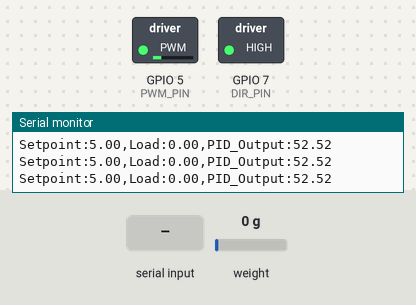
Simulated run of this program. Board: ESP32-S3. Shown: switched loads named in the program (green lamp = pin HIGH), the last lines printed to the serial monitor. The inputs (shaded band) are chosen by the test bench; at power-on: weight on the scale 0 g. Pins used as bus, display or sensor lines are not drawn.

Above: at 2.2 s.
2.3 s: weight on the scale set to 4268 g
At 2.47 s:
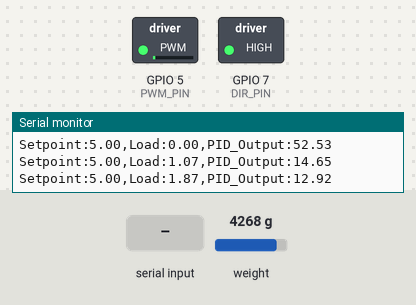
5.3 s: weight on the scale set to 4367 g
7.2 s: "ki 90\n" received over Serial
At 7.4 s:
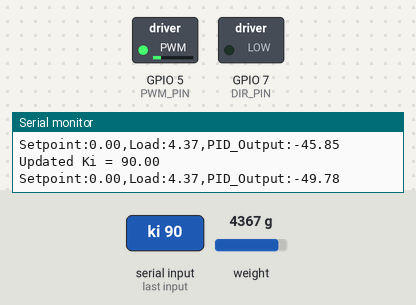
10.2 s: weight on the scale set to 100 g
13.2 s: "kp 90\n" received over Serial
At 14.4 s:
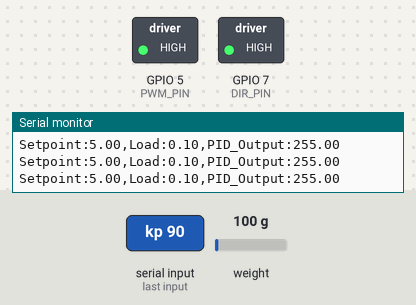
14.9 s: "end\n" received over Serial
At 15.26 s:
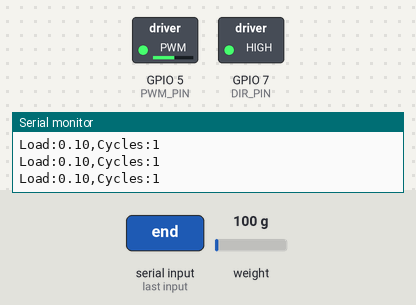
Timing chart, 0 to 18.9 s (numbered marks = the images above; inputs shaded):
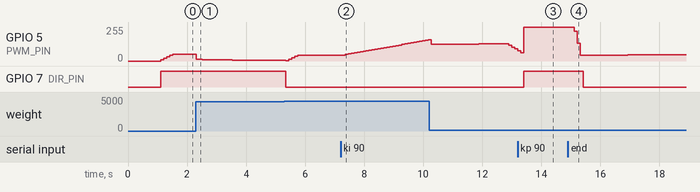

The program:

main.cpp
```cpp
/*
 *
 *  AS69RC TowMaster TC -- Clutch Test Actuator Firmware
 *  BD Diesel
 *  Alex Perman, 2025
 *
 */


// Include Libraries
#include <Arduino.h>
//#include <LinearActuator.h>           //I'll do it myself LMAO
#include <HX711.h>
#include <PID_v1.h>

// Definitions
int TARGET_LOAD = 5;                     // SET THIS AS YOUR TARGET LOAD
float loadTol = 0.3;

#define DIR_PIN 7                       // DIRECTION PIN ON MCU
#define PWM_PIN 5                       // PWM DRIVE PIN ON MCU
#define FEEDBACK_PIN 6                  // POT FEEDBACK PIN
#define SLEEP_PIN 4                     // MOTOR DRIVER SLEEP PIN

#define LOADCELL_DOUT_PIN 8             // LOAD CELL DOUT PIN ON MCU
#define LOADCELL_SCK_PIN 3              // LOAD CELL CLOCK PIN ON MCU

// Load Cell Calibration
bool scaleCal = 0;                      // Set to TRUE for calibration program.
float calibration_factor = 14750;       // Adjusted for the load cell in question.
float units;
float pounds;

// PID Vars
double Setpoint, Input, Output;
double Kp=10.5, Ki=0.05, Kd=0.25;          // SET KP KI KD VALUES HERE

double rampedSetpoint = Setpoint;       // use this instead of jumping Setpoint directly -- avoid current spikes!
double SETPOINT_STEP = 1;              // units per ramp interval
const unsigned long SETPOINT_RAMP_MS = 50; // interval to apply step
unsigned long lastRampMs = 0;

PID myPID(&Input, &Output, &rampedSetpoint, Kp, Ki, Kd, DIRECT);

// Create Actuator Instance
//LinearActuator actuator(EXTEND_PIN, RETRACT_PIN, FEEDBACK_PIN);
HX711 loadCell;
bool actTest = 0;                       // Set to TRUE for actuator steady state testing / driver troubleshooting (see actTestLoop() fcn)

// Timing
const int maxPWMForward = 255;          // Set forward PWM limit
const int maxPWMReverse = 255;          // Set reverse PWM limit
bool holdFlag = false;
bool forwardFlag = false;
unsigned long holdStart = 0;
unsigned long holdDuration = 2000;      // hold for Xe-3 seconds
bool loading = true;
int cycleCount = 0;
bool endFlag = 0;
static unsigned long lastPID = 0;
static float inputEMA = 0;


void scaleCalSetup() {
    Serial.println("HX711 calibration sketch");
    Serial.println("Remove all weight from scale");
    Serial.println("After readings begin, place known weight on scale");
    Serial.println("Press + or a to increase calibration factor");
    Serial.println("Press - or z to decrease calibration factor");

    loadCell.set_scale();
    loadCell.tare();                    //Reset the scale to 0

    long zero_factor = loadCell.read_average(); //Get a baseline reading
    Serial.print("Zero factor: "); //This can be used to remove the need to tare the scale. Useful in permanent scale projects.
    Serial.println(zero_factor);
}

void scaleCalLoop() {
    loadCell.set_scale(calibration_factor); //Adjust to this calibration factor

    Serial.print("Reading: ");
    units = loadCell.get_units(), 10;
    if (units < 0)
    {
        units = 0.00;
    }
    pounds = units * 2.20462;
    Serial.print(pounds);
    Serial.print(" lbs");
    Serial.print(" calibration_factor: ");
    Serial.print(calibration_factor);
    Serial.println();

    if(Serial.available())
    {
        char temp = Serial.read();
        if(temp == '+' || temp == 'a')
        calibration_factor += 1;
        else if(temp == '-' || temp == 'z')
        calibration_factor -= 1;
    }
}

void actTestLoop() {
    Serial.println("EXTEND");
    digitalWrite(DIR_PIN, HIGH); //actuator.extend();
    analogWrite(PWM_PIN, 220);
    delay(4000);
    Serial.println("Wait");
    digitalWrite(DIR_PIN, HIGH);
    analogWrite(PWM_PIN, 0);
    delay(4000);
    Serial.println("Retract");
    digitalWrite(DIR_PIN, LOW);
    analogWrite(PWM_PIN, 220);
    delay(4000);
    Serial.println("Wait");
    digitalWrite(DIR_PIN, HIGH);
    analogWrite(PWM_PIN, 0);
    delay(4000);
}

void rampSetpointTo(double target) {
    if (millis() - lastRampMs < SETPOINT_RAMP_MS) return;
    lastRampMs = millis();
    if (abs(rampedSetpoint - target) <= SETPOINT_STEP) {
        rampedSetpoint = target;
    } else if (rampedSetpoint < target) {
        rampedSetpoint += SETPOINT_STEP;
    } else {
        rampedSetpoint -= SETPOINT_STEP;
    }
}

/********* Serial Interface **************/
String serialCmd;

void parseCommand(String cmd) {
    cmd.toLowerCase();
    if (cmd.startsWith("kp ")) {
        Kp = cmd.substring(3).toFloat();
        myPID.SetTunings(Kp, Ki, Kd);
        Serial.print("Updated Kp = "); Serial.println(Kp);
    }
    else if (cmd.startsWith("ki ")) {
        Ki = cmd.substring(3).toFloat();
        myPID.SetTunings(Kp, Ki, Kd);
        Serial.print("Updated Ki = "); Serial.println(Ki);
    }
    else if (cmd.startsWith("kd ")) {
        Kd = cmd.substring(3).toFloat();
        myPID.SetTunings(Kp, Ki, Kd);
        Serial.print("Updated Kd = "); Serial.println(Kd);
    }
    else if (cmd.startsWith("load ")) {
        TARGET_LOAD = cmd.substring(5).toFloat();
        Serial.print("Updated target load = "); Serial.println(Setpoint);
    }
    else if (cmd.startsWith("tol ")) {
        loadTol = cmd.substring(4).toFloat();
        Serial.print("Updated load tol = "); Serial.println(loadTol);
    }
    else if (cmd.startsWith("step ")) {
        SETPOINT_STEP = cmd.substring(5).toFloat();
        Serial.print("Updated ramp step = "); Serial.println(SETPOINT_STEP);
    }
    else if (cmd.startsWith("end")) {                   // End Test -- Display cycle count & goto 0lbs.
        Setpoint = 0;
        endFlag = 1;
    }
    else if (cmd == "status") {
        Serial.print("Kp="); Serial.print(Kp);
        Serial.print(" Ki="); Serial.print(Ki);
        Serial.print(" Kd="); Serial.print(Kd);
        Serial.print(" Setpoint="); Serial.println(Setpoint);
    }
    else {
        Serial.print("Unknown command: ");
        Serial.println(cmd);
    }
}

void checkSerialCommands() {
    while (Serial.available()) {
        char c = Serial.read();

        if (c == '\n') {  // end of command
            serialCmd.trim();

            if (serialCmd.length() > 0) {
                parseCommand(serialCmd);
            }
            serialCmd = "";  // reset
        } else {
            serialCmd += c;
        }
    }
}
/****************************************************************************/

void mainLoop() {
    if (millis() - lastPID >= 10) {     // 100Hz to agree with PID
        lastPID = millis();
        // Set desired load to 500 lbs, PID to actuator
        // HOLD for X seconds
        // Set desired load to 0 lbs, PID to actuator
        // HOLD for Y seconds

        // Read LoadCell once per cycle & smooth
        float raw = loadCell.get_units();         // avoid get_units(N) big averages
        const float alpha = 0.25;                 // 0..1; higher = less lag
        inputEMA = alpha*raw + (1-alpha)*inputEMA;
        Input = inputEMA;

        rampSetpointTo(Setpoint);
        myPID.Compute();

        //float ctrl = Setpoint - Input;

        if (endFlag == false) {
            Serial.print("Setpoint:");
            Serial.print(rampedSetpoint);   // Display real time setpoint
            Serial.print(",");          // Delim
            Serial.print("Load:");
            Serial.print(Input);
            Serial.print(",");
            Serial.print("PID_Output:");
            Serial.println(Output);
        }
        else {
            Serial.print("Load:");
            Serial.print(Input);
            Serial.print(",");
            Serial.print("Cycles:");
            Serial.println(cycleCount);
        }


        // Actuator control logic
        double error = abs(Setpoint - Input);

        if (abs(Output) > loadTol) {  // tolerance band -- TODO this doesnt really work?????????????????
            if ((Output) > 0) {
                forwardFlag = true;
                digitalWrite(DIR_PIN, HIGH); //actuator.extend();
                if (abs(Output) < maxPWMForward) { analogWrite(PWM_PIN, abs(Output)); }
                else { analogWrite(PWM_PIN, maxPWMForward); }
            }
            else {
                digitalWrite(DIR_PIN, LOW); //actuator.retract();
                if (abs(Output) < maxPWMReverse) { analogWrite(PWM_PIN, abs(Output)); }
                else { analogWrite(PWM_PIN, maxPWMReverse); }
            }

        } else {
            digitalWrite(DIR_PIN, HIGH);
            analogWrite(PWM_PIN, 0); //actuator.stop();
            delay(50);
        }

        // Hold duration logic
        if ((error < 1) && (endFlag == false)) {
            if (!holdFlag) {
                holdStart = millis();
                holdFlag = true;
            }

            if ((millis() - holdStart >= holdDuration)) {
                loading = !loading;
                Setpoint = loading ? TARGET_LOAD : 0;  // Toggle between target and 0 lbs
                if (loading) {
                    cycleCount++;
                    Serial.print("CycleCount: ");
                    Serial.println(cycleCount);
                }
                holdFlag = false;
                Serial.print("Switched setpoint to: ");
                Serial.println(Setpoint);
            }
        }
        else {
            holdFlag = false;
        }
    }
}


void setup() {
    Serial.begin(115200);
    //actuator.begin();
    pinMode(DIR_PIN, OUTPUT);
    pinMode(PWM_PIN, OUTPUT);
    pinMode(FEEDBACK_PIN, INPUT);
    pinMode(SLEEP_PIN, OUTPUT);
    loadCell.begin(LOADCELL_DOUT_PIN, LOADCELL_SCK_PIN);

    if (scaleCal) {
        scaleCalSetup();
    }
    else {
        // Make sure actuator is at position with zero load
        loadCell.set_scale(calibration_factor);
        loadCell.tare();      // want absolute??

        Setpoint = TARGET_LOAD; // Initial target load (lbs)
        myPID.SetMode(AUTOMATIC);
        myPID.SetSampleTime(10);    // 100Hz
        myPID.SetOutputLimits(-maxPWMReverse, maxPWMForward);  // Full reverse to full forward

        digitalWrite(SLEEP_PIN, LOW);           // RESET DRIVER
        delay(10);
        digitalWrite(SLEEP_PIN, HIGH);

        Serial.println("System Initialized");
    }

}

void loop() {
    if (scaleCal) {
        scaleCalLoop();
    }
    else if (actTest) {
        actTestLoop();
    }
    else {
        mainLoop();
        checkSerialCommands();
    }

}
```

Measured:
- after the input at 2.3 s, GPIO 5 (PWM_PIN): moves from 52/255 to 7/255 over 1.2 s, starting at once
- after the input at 7.2 s, GPIO 5 (PWM_PIN): moves from 45/255 to 159/255 over 2.8 s, starting after 0.16 s
- after the input at 13.2 s, GPIO 7 (DIR_PIN): LOW → HIGH after 0.20 s instead of 1.6 s
- after the input at 14.9 s, GPIO 5 (PWM_PIN): 255/255 → 222/255 after 0.21 s, → 134/255 0.10 s later, → 45/255 0.10 s later, → 44/255 0.10 s later, … (7 changes in this stretch); GPIO 7 (DIR_PIN): HIGH → LOW after 0.51 s
